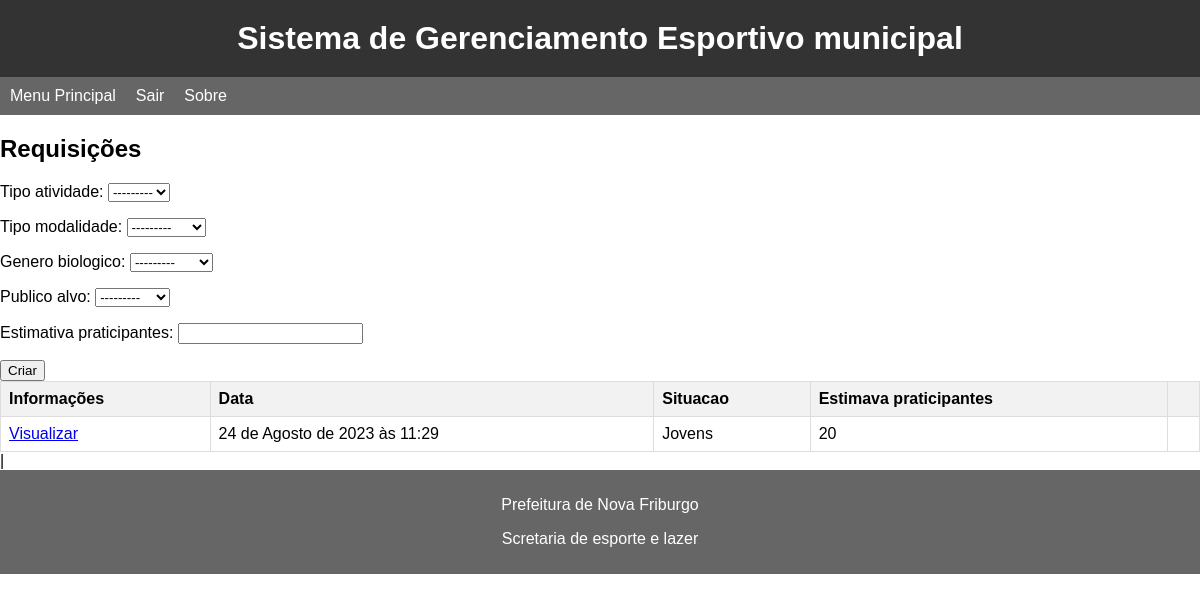
The app's page /uso_info/ (signed in) with its own data.
### equipamentos/models.py (models this page shows, shortened)
class UsoEspaco(models.Model):
    STATUS = (
        ('rascunho', 'Rascunho'),
        ('aguardando', 'Aguardando Resposta'),
        ('autorizado', 'Autorizado'),
        ('rejeitado', 'Rejeitado'),
    )
    GENERO = (
        ('masc', 'Masculino'),
        ('fem', 'Feminino'),
        ('mis', 'Misto'),
    )
    usuario = models.ForeignKey(UsuarioCustomizado, on_delete=models.CASCADE)
    data_requisicao = models.DateTimeField(auto_now_add=True)
    data_atualizacao = models.DateTimeField(auto_now=True)
    situacao = models.CharField(
        max_length=10,
        choices=STATUS,
    )
    genero_biologico = models.CharField(
        max_length=4,
        choices=GENERO,
    )
    publico_alvo = models.ForeignKey(Publico, on_delete=models.DO_NOTHING)
    estimativa_praticipantes = models.IntegerField()
    tipo_atividade = models.ForeignKey(TipoAtividade, on_delete=models.CASCADE)
    tipo_modalidade = models.ForeignKey(TipoModalidade, on_delete=models.CASCADE)
    data_expiracao = models.DateField(null=True)

class Publico(models.Model):
    faixa_idade = models.CharField(max_length=12)
    def __str__(self):
        return self.faixa_idade

### equipamentos/views.py (the view)
# urls.py: path('uso_info/', views.listarRequisicoes, name='uso-info'),
@login_required
def listarRequisicoes(request):
    uso_espaco = UsoEspaco.objects.filter(usuario=request.user)
    uso_espaco_paginator = Paginator(uso_espaco, 5)
    page_num = request.GET.get('page')
    page = uso_espaco_paginator.get_page(page_num)
    if request.method == 'POST':
        form = UsoEspacoForm(request.POST)
        if form.is_valid():
            uso_espaco = form.save(commit=False)
            uso_espaco.usuario = request.user
            uso_espaco.situacao = 'rascunho'
            uso_espaco.save()
            return redirect(f'/uso_info/{uso_espaco.id}')
    else:
        uso_espaco_paginator = Paginator(uso_espaco, 5)
        page_num = request.GET.get('page')
        page = uso_espaco_paginator.get_page(page_num)
        form = UsoEspacoForm()
        context = {
            'page':page,
            'form':form,
        }
    return render(request, 'equipamentos/listar_requisicao.html', context)

### equipamentos/forms.py
class UsoEspacoForm(forms.ModelForm):
    class Meta:
        model = UsoEspaco
        fields = ['tipo_atividade', 'tipo_modalidade', 'genero_biologico', 'publico_alvo', 'estimativa_praticipantes']

### equipamentos/models.py (called while the page is built)
    def __str__(self):
        return self.nome

    def __str__(self):
        return self.nome

### equipamentos/templates/equipamentos/listar_requisicao.html (shortened to what this page needs)
{%extends 'base.html'%}
{%block content%}
    <h2>Requisições</h2>
    <form method="POST">
        {{form.as_p}}
        <input type="submit" value="Criar">
    </form>
    <table>
        <thead>
            <tr>
                <th>Informações</th>
                <th>Data</th>
                <th>Situacao</th>
                <th>Estimava praticipantes</th>
                <th></th>
            </tr>
        </thead>
        <tbody>
            {%for requisicao in page.object_list %}
            <tr>
                <td><a href="/uso_info/{{requisicao.id}}">Visualizar</a></td>
                <td>{{requisicao.data_requisicao}}</td>
                <td>{{requisicao.publico_alvo}}</td>
                <td>{{requisicao.estimativa_praticipantes}} {{requisicao.publico_text}}</td>
                <td>
                </td>
            </tr>
            {%endfor%}
        </tbody>
    </table>
    <div class="page-links">
        |
    </div>
{%endblock%}

### equipamentos/static/css/style.css (style rules this page uses)
body { font-family: Arial, sans-serif; margin: 0; padding: 0; }
table { border-collapse: collapse; width: 100%; }
table th, table td { border: 1px solid #ddd; padding: 8px; text-align: left; }
table th { background-color: #f2f2f2; }

### records on screen
UsoEspaco: data_requisicao "24 de Agosto de 2023 às 11:29", publico_alvo "Jovens", estimativa_praticipantes "20"
